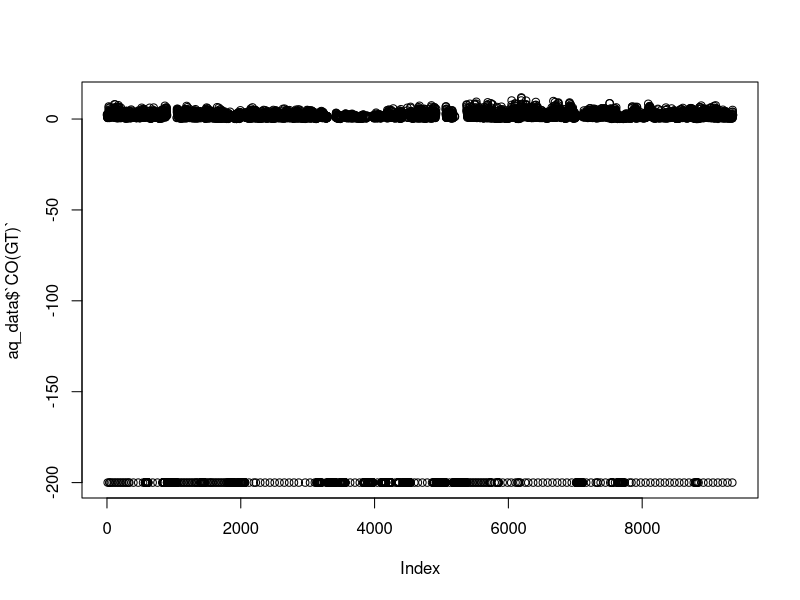
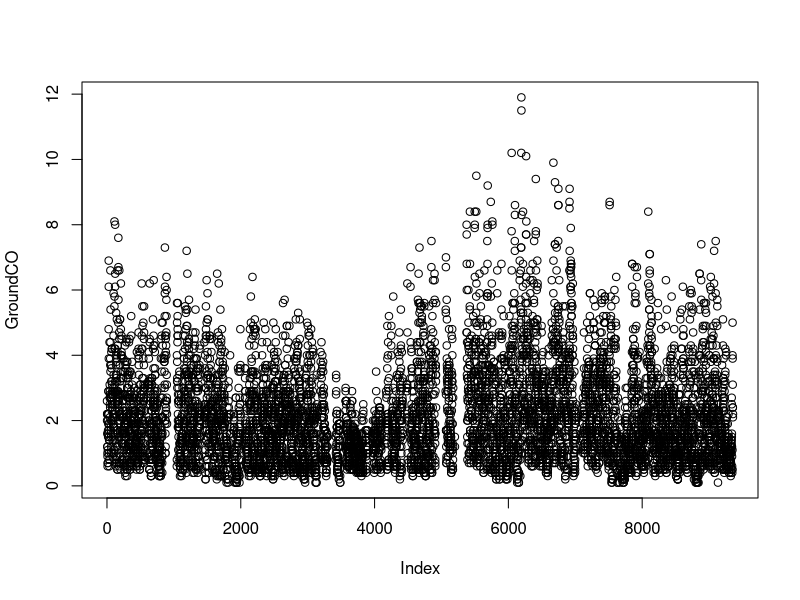
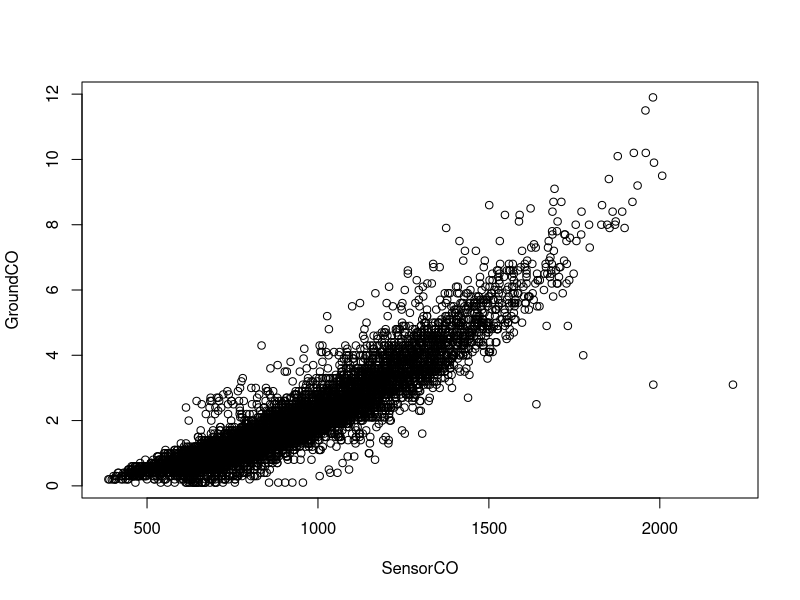
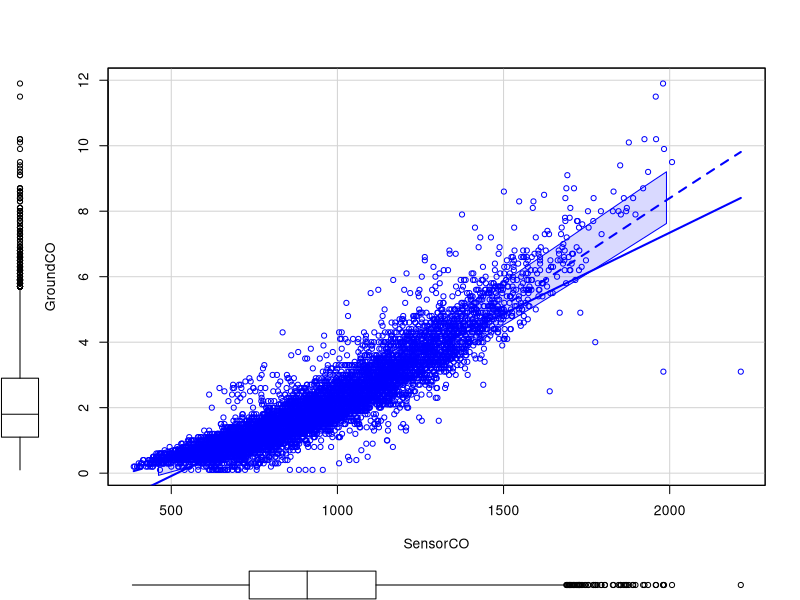
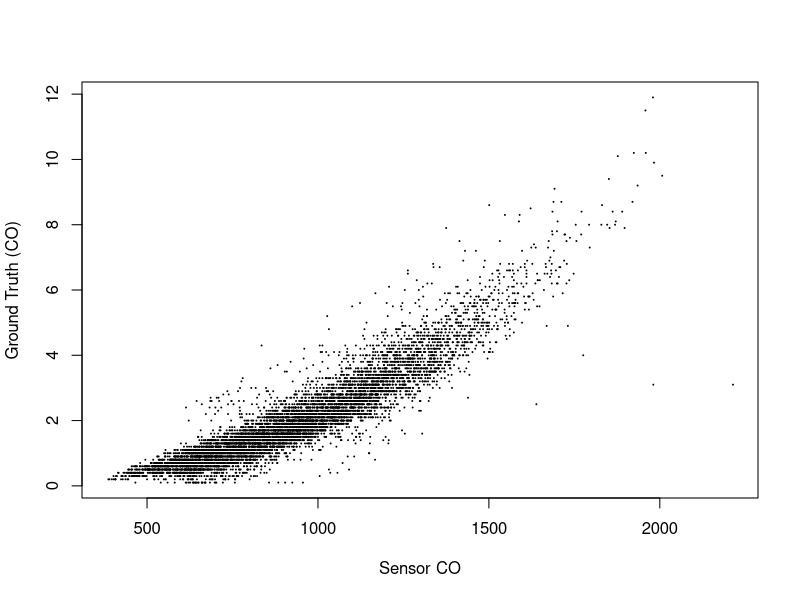
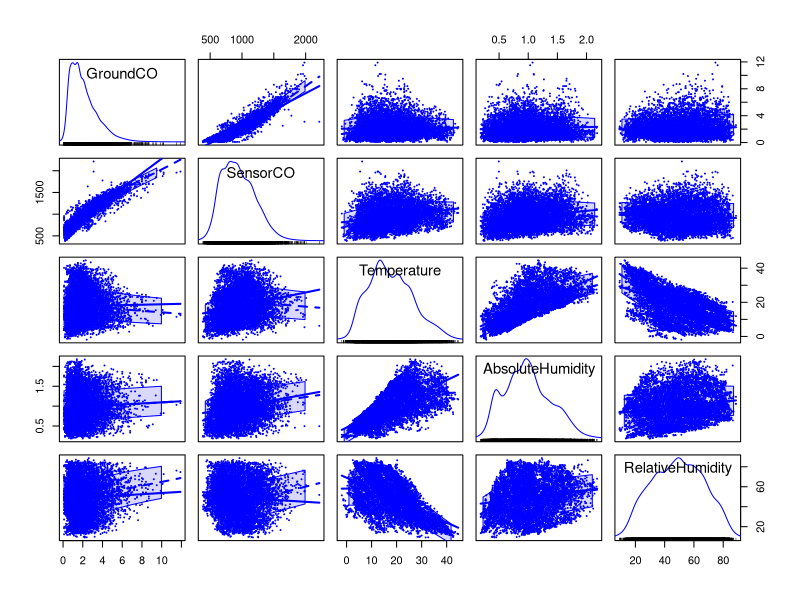

Source code (R) for these figures, in order: (Note: this script raises an error after producing the figures.)
## ---- chunk 1
# Global options to suppress warnings in all code chunks
knitr::opts_chunk$set(warning = FALSE)

# Install rmarkdown and knitr packages if they are not already installed.
#install.packages("rmarkdown")
#install.packages("knitr")
## ---- chunk 2
setwd("C:/Users/jackw/Documents/R/Lab3")
## ---- chunk 3
#install.packages("car")
#install.packages("ggplot2")
#install.packages("GGally")
library(car)
library(ggplot2)
library(GGally)
## ---- chunk 4
# Read data from a CSV file using semicolon as delimiter
library(readr)
aq_data <- read_delim("AirQualityData(3).csv", delim = ";", escape_double = FALSE, trim_ws = TRUE)
View(aq_data)
## ---- chunk 5
# Plot Ground CO
plot(aq_data$`CO(GT)`)

# Summary of each column
summary(aq_data)

# In this data set it looks like missing values are stored as -200
# Check which values in Ground CO are -200
# which(aq_data$CO.GT. == -200)
# The output gives indices/positions in the vector with values -200

# Check how many values in Ground CO are -200
length(which(aq_data$CO.GT. == -200))

# Exercise: Check other columns in the data set for missing values 
## ---- chunk 6
# Replace missing data (-200) with NA
aq_data[aq_data == -200] <- NA
# Note that this replaces -200 to NA across all columns in aq_data
## ---- chunk 7
# Check column types for all columns in the data set
str(aq_data)
# Check column types for specific columsn
# typeof(aq_data$Temperature)
## ---- chunk 8
# Force specific columns to be numeric if not numeric/integer already.
# Note that change in variable names of PT08.S1.CO. and CO.GT.
Temperature <- as.numeric(as.character(aq_data$Temperature))
RelativeHumidity <- as.numeric(as.character(aq_data$RelativeHumidity))
AbsoluteHumidity <- as.numeric(as.character(aq_data$AbsoluteHumidity))
SensorCO <- as.numeric(as.character(aq_data$`PT08.S2(NMHC)`))
GroundCO <- as.numeric(as.character(aq_data$`CO(GT)`))
## ---- chunk 9
# Scatterplot of Ground CO
plot(GroundCO)
## ---- chunk 10
# Plot scatterplot of GroundCO vs SensorCO
plot(SensorCO, GroundCO)

# Plot scatterplot of GroundCO vs SensorCO using the scatterplot function ...
# ... from the car package
scatterplot(SensorCO, GroundCO)

# Documentation for scatterplot function
# ?scatterplot

# Scatterplot of Ground CO vs. Sensor CO
plot(SensorCO, GroundCO,
     ylab="Ground Truth (CO)", xlab="Sensor CO",
     pch=19, cex=0.1)
## ---- chunk 11
# Scatterplot matrix of all the variables using the scatterplotMatrix ...
# ... function from the car package
scatterplotMatrix(~ GroundCO + SensorCO + Temperature + AbsoluteHumidity +
                    RelativeHumidity,
                  pch=19, cex=0.1)
## ---- chunk 12
# Scatterplot using ggplot2
# Create a data frame with SensorCO and GroundCO
co_data <- data.frame(SensorCO, GroundCO)
# ggplot function for scatterplot
ggplot2(co_data, aes(x=SensorCO, y=GroundCO)) + 
  geom_point(size=0.1)
## ---- chunk 13
# Create a data frame with GroundCO, SensorCO, Temperature, ...
# ... AbsoluteHumidity, RelativeHumidity
co_temp_data <- data.frame(GroundCO, SensorCO, Temperature, AbsoluteHumidity, RelativeHumidity)

# Scatterplot matrix with 2D contours
ggpairs(co_temp_data,
        lower=list(continuous=wrap("density", alpha=0.5), combo="box"),
        upper=list(continuous=wrap("points", alpha=0.3, size=0.1)))

# Scatterplot matrix with correlation coefficients
ggpairs(co_temp_data,
        upper=list(continuous=wrap("points", alpha=0.3, size=0.1)),
        lower=list(continuous=wrap('cor', size=4)))
